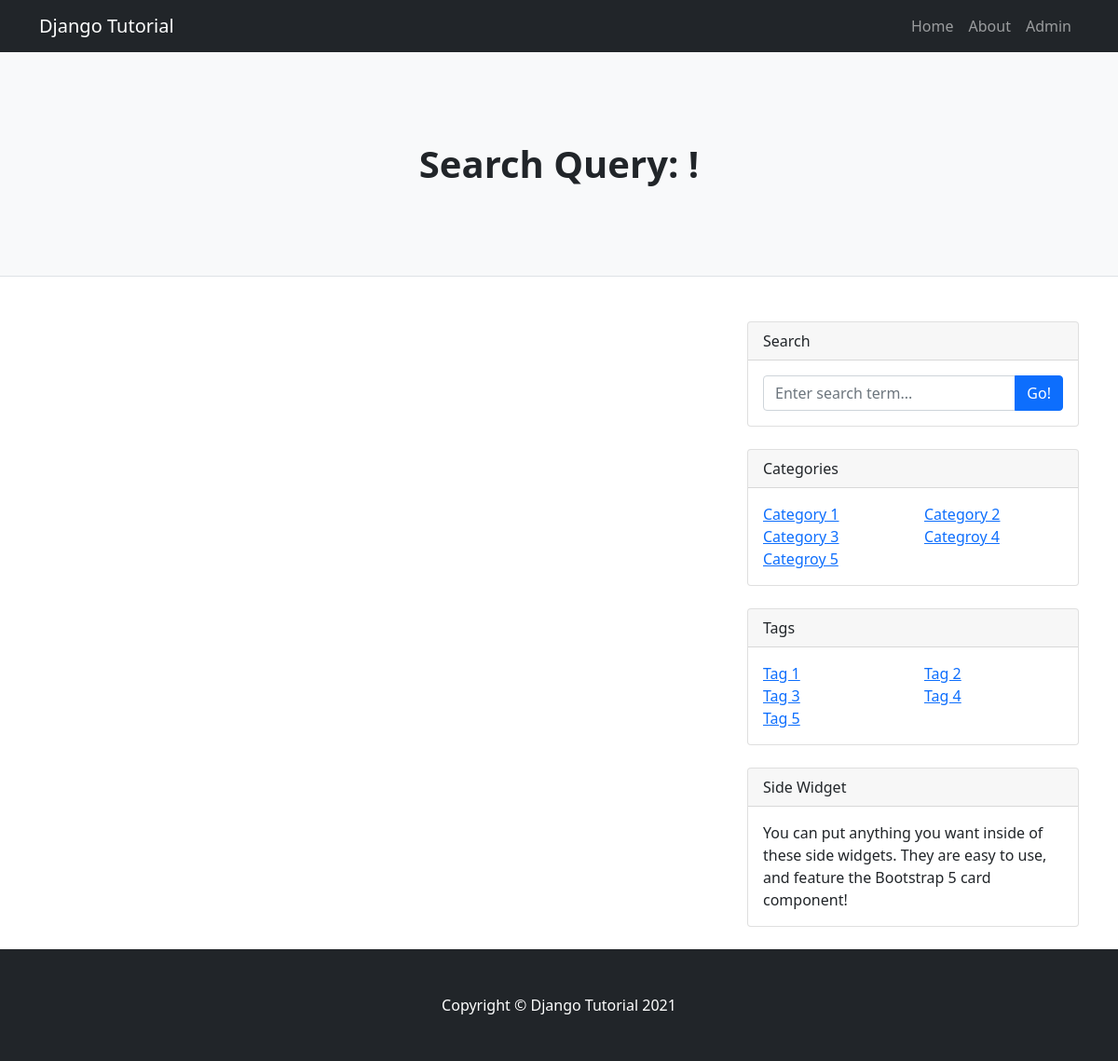
Screenshot of /search with the database file from the repository.
### blog/models.py (models this page shows, shortened)
class Site(models.Model):
    name = models.CharField(max_length=200)
    description = models.TextField()
    logo = models.ImageField(upload_to='logo/')

class Category(models.Model):
    name = models.CharField(max_length=200)
    slug = models.SlugField()
    description = models.TextField()
    class Meta:
        verbose_name_plural = "categories"

class Tag(models.Model):
    name = models.CharField(max_length=200)
    slug = models.SlugField()
    description = models.TextField()

### blog/views.py (the view)
# urls.py: path('search', views.search, name='search'),
def search(request):
    site = Site.objects.first()
    categories = Category.objects.all()
    tags = Tag.objects.all()
    query = request.POST.get('q', '')
    if query:
        posts = Post.objects.filter(is_published=True).filter(title__icontains=query)
    else:
        posts = []
    return render(request, 'search.html', {
        'site': site,
        'categories': categories,
        'tags': tags,
        'posts': posts,
        'query': query,
    })

### templates/search.html (shortened to what this page needs)
{% extends 'layout.html' %}
{% block header %}
    <header class="py-5 bg-light border-bottom mb-4">
        <div class="container">
            <div class="text-center my-5">
                <h1 class="fw-bolder">Search Query: {{ query }}!</h1>
            </div>
        </div>
    </header>
{% endblock header %}
{% block content %}
    {% include 'vendor/post-list.html' %}
    {% include 'vendor/sidebar.html' %}
{% endblock content %}

### templates/layout.html (shortened to what this page needs)
<!DOCTYPE html>
<html lang="en">
<head>
  <link href="https://cdn.jsdelivr.net/npm/bootstrap@5.1.3/dist/css/bootstrap.min.css" rel="stylesheet"
 />
  {% load static %}
  <link href="{% static "css/style.css" %}" rel="stylesheet">
</head>
<body>
  <nav class="navbar navbar-expand-lg navbar-dark bg-dark">
    <div class="container">
      <a class="navbar-brand" href="/">{{ site.name }}</a>
      <div class="collapse navbar-collapse" id="navbarSupportedContent">
        <ul class="navbar-nav ms-auto mb-2 mb-lg-0">
          <li class="nav-item"><a class="nav-link" href="/">Home</a></li>
          <li class="nav-item"><a class="nav-link" href="#">About</a></li>
          <li class="nav-item">
            <a class="nav-link" href="/admin">Admin</a>
          </li>
        </ul>
      </div>
    </div>
  </nav>
  {% block header %}{% endblock header %}
  <div class="container mt-5">
    <div class="row">{% block content %}{% endblock content %}</div>
  </div>
  <footer class="py-5 bg-dark">
    <div class="container">
      <p class="m-0 text-center text-white">
        Copyright &copy; {{ site.name }} 2021
      </p>
    </div>
  </footer>
</body>
</html>

### templates/vendor/sidebar.html (shortened to what this page needs)
<div class="col-lg-4">
    <div class="card mb-4">
        <div class="card-header">Search</div>
        <form class="card-body" action="{% url 'search' %}" method="POST" role="search">
            <div class="input-group">
                <input class="form-control" type="text" placeholder="Enter search term..."
                    aria-label="Enter search term..." aria-describedby="button-search" name="q" />
                <button class="btn btn-primary" id="button-search" type="submit">Go!</button>
            </div>
        </form>
    </div>
    <div class="card mb-4">
        <div class="card-header">Categories</div>
        <div class="card-body">
            <ul class="list-unstyled mb-0 row">
                {% for category in categories %}
                    <li class="col-sm-6"><a
                            href="{% url 'category' category.slug %}">{{ category.name }}</a>
                    </li>
                {% endfor %}
            </ul>
        </div>
    </div>
    <div class="card mb-4">
        <div class="card-header">Tags</div>
        <div class="card-body">
            <ul class="list-unstyled mb-0 row">
                {% for tag in tags %}
                    <li class="col-sm-6"><a
                            href="{% url 'tag' tag.slug %}">{{ tag.name }}</a>
                    </li>
                {% endfor %}
            </ul>
        </div>
    </div>
    <div class="card mb-4">
        <div class="card-header">Side Widget</div>
        <div class="card-body">You can put anything you want inside of these side widgets. They are easy to
            use, and feature the Bootstrap 5 card component!</div>
    </div>
</div>

### rows the page displays
Site: name "Django Tutorial"
Category: name "Category 1"
Category: name "Category 2"
Category: name "Category 3"
Category: name "Categroy 4"
Category: name "Categroy 5"
Tag: name "Tag 1"
Tag: name "Tag 2"
Tag: name "Tag 3"
Tag: name "Tag 4"
Tag: name "Tag 5"
